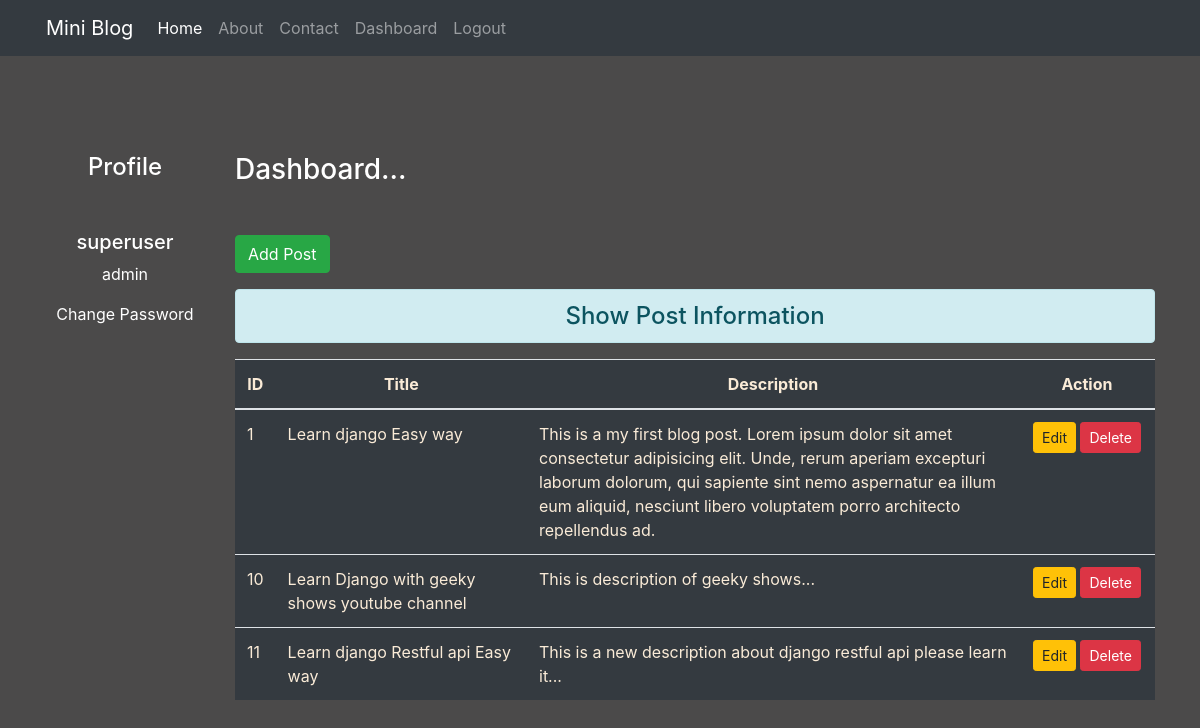
The page /dashboard/ (signed in) on the database its author committed.
### blog/models.py (models this page shows)
class blogPost(models.Model):
    title = models.CharField(max_length=150)
    desc = models.TextField()

### blog/views.py (the view)
# urls.py: path('dashboard/', views.dashboard, name='dashboard'),
def dashboard(request):
    if request.user.is_authenticated:
        posts = blogPost.objects.all()
        user = request.user
        full_name = user.get_full_name
        grp = user.groups.all()
        return render(request, 'dashboard.html', {'posts':posts, 'fullname':full_name, 'groups':grp})
    else:
        return HttpResponseRedirect('/login/')

### blog/templates/dashboard.html (shortened to what this page needs)
{% extends 'base.html' %}
{% load static %}
{% block side %}
<div class="col-sm-2 text-white my-5 text-center">
    <h4 class="text-white my-5">Profile</h4>
    <h5>{{fullname}}</h5>
    {% for group in groups %}
    <p>{{group.name}}</p>
    {% endfor %}
    <a href="{% url 'changepassword'%}" class="text-white my-5">Change Password</a>
</div>
{% endblock side %}
{% block content %}
<div class="col-sm-10 my-5">
    <h3 class="text-white my-5">Dashboard...</h3>
    <a href="{% url 'addpost' %}" class="btn btn-success">Add Post</a>
    <h4 class="text-center alert alert-info mt-3">Show Post Information</h4>
    {% if posts %}
    <table class="table table-hover bg-dark">
    <thead>
    <tr class="text-center">
    <th scope="col" style="width:2%">ID</th>
    <th scope="col" style="width:28%">Title</th>
    <th scope="col" style="width:55%">Description</th>
    <th scope="col" style="width:15%">Action</th>
    </tr>
    </thead>
    <tbody>
    {% for post in posts %}
    <tr>
    <td scope="row">{{post.id}}</td>
    <td>{{post.title}}</td>
    <td>{{post.desc}}</td>
    <td class="text-center">
    <a href="{% url 'updatepost' post.id %}" class="btn btn-warning btn-sm">Edit</a>
    {% if perms.blog.delete_blogpost %}
    <form action="{% url 'deletepost' post.id %}" method="post" class="d-inline">
    <input type="submit" value="Delete" class="btn btn-danger btn-sm">
    </form>
    {% endif %}
    </td>
    </tr>
    {% endfor %}
    </tbody>
    </table>
    {% endif %}
</div>
{% endblock content %}

### blog/templates/base.html (shortened to what this page needs)
{% load static %}
<!DOCTYPE html>
<html lang="en">
<head>
    <link rel="stylesheet" href="{% static 'css/bootstrap.css' %}">
    <link rel="stylesheet" href="{% static 'css/style.css' %}">
</head>
<body>
<div class="container-fluid bg-dark">
{% include 'navbar.html' %}
</div>
<div class="container">
<div class="row">
<div class="col-sm-12">
</div>
</div>
<div class="row">
{% block side %}
{% endblock side %}
{% block content %}
{% endblock content %}
</div>
</div>
</body>
</html>

### blog/templates/navbar.html (shortened to what this page needs)
<!DOCTYPE html>
<html lang="en">
<head>
</head>
<body>
<nav class="navbar navbar-expand-lg navbar-dark bg-dark">
  <div class="container-fluid">
    <a class="navbar-brand" href="#">Mini Blog</a>
    <div class="collapse navbar-collapse" id="navbarNav">
      <ul class="navbar-nav">
        <li class="nav-item">
          <a class="nav-link active" aria-current="page" href="/">Home</a>
        </li>
        <li class="nav-item">
          <a class="nav-link" href="{% url 'about' %}">About</a>
        </li>
        <li class="nav-item">
          <a class="nav-link" href="{% url 'contact' %}">Contact</a>
        </li>
        {% if request.user.is_authenticated %}
        <li class="nav-item">
          <a class="nav-link" href="{% url 'dashboard' %}">Dashboard</a>
        </li>
        <li class="nav-item">
          <a class="nav-link" href="{% url 'logout' %}">Logout</a>
        </li>
        {% endif %}
      </ul>
    </div>
  </div>
</nav>
</body>
</html>

### blog/static/css/style.css (style rules this page uses)
body { background-color: rgb(75, 74, 74); color: antiquewhite; }

### rows shown on the page
blogPost: id "1", title "Learn django Easy way", desc "This is a my first blog post. Lorem ipsum dolor sit amet consectetur adipisicing elit. Unde, rerum aperiam excepturi laborum dolorum, qui sapiente sint nemo aspernatur ea illum eum aliquid, nesciunt libero voluptatem porro architecto repellendus ad."
blogPost: id "10", title "Learn Django with geeky shows youtube channel", desc "This is description of geeky shows..."
blogPost: id "11", title "Learn django Restful api Easy way", desc "This is a new description about django restful api please learn it..."

### other values the page prints
{{ fullname }} "superuser"
{{ group.name }} "admin"
